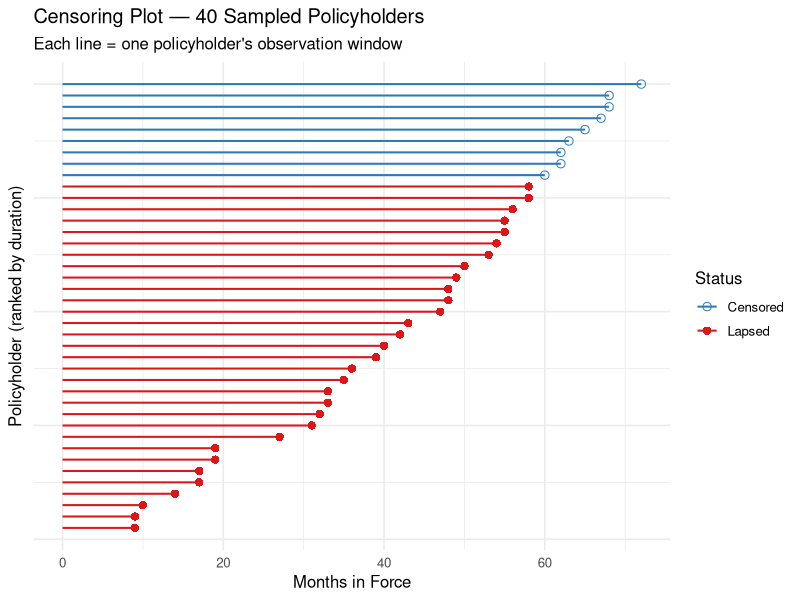
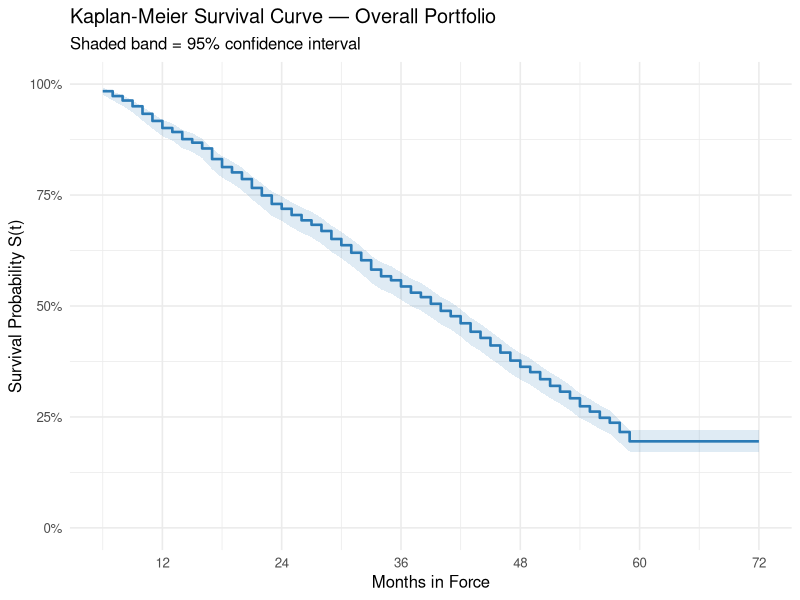
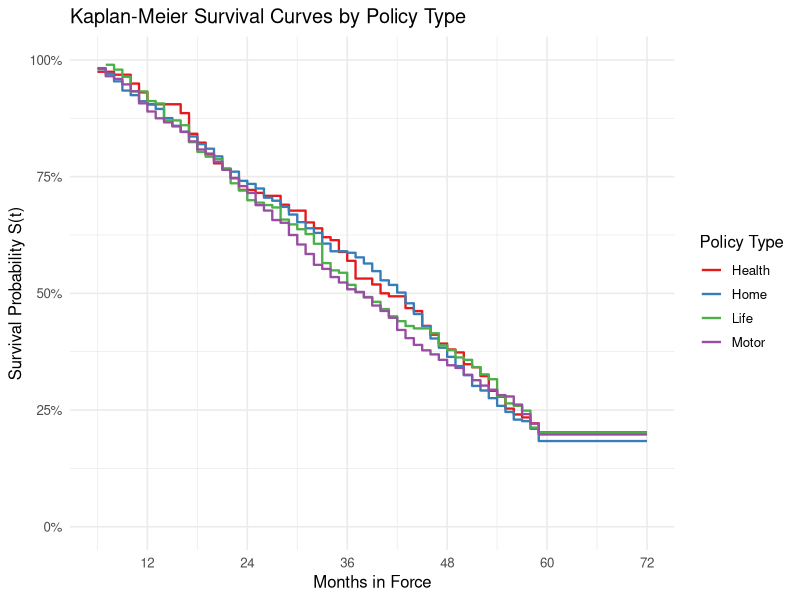

Reproduce these figures in R, in order.
## ---- chunk 1
knitr::opts_chunk$set(echo = FALSE, warning = FALSE, message = FALSE)
## ---- chunk 2
library(tidyverse)
library(survival)
library(knitr)

policyholders <- read_csv("L2_policyholders.csv") %>%
  mutate(
    # Survival time = policy duration in months
    time  = policy_duration_months,
    # Event = lapse (1 = lapsed, 0 = still active = right-censored)
    event = if_else(policy_duration_months < 60, 1, 0)
  )
## ---- chunk 3
policyholders %>%
  select(policyholder_id, policy_type, time, event) %>%
  head(10) %>%
  kable(caption = "Table 1: Survival Data Structure (first 10 rows)")
## ---- chunk 4
policyholders %>%
  mutate(Status = if_else(event == 1, "Lapsed (Event)", "Active (Censored)")) %>%
  count(Status) %>%
  mutate(`%` = paste0(round(n / sum(n) * 100, 1), "%")) %>%
  kable(caption = "Table 2: Event vs Censored Count")
## ---- chunk 5
set.seed(42)

sample_ids <- policyholders %>%
  slice_sample(n = 40) %>%
  arrange(time) %>%
  mutate(rank = row_number())

ggplot(sample_ids) +
  geom_segment(aes(x = 0, xend = time,
                   y = rank, yend = rank,
                   color = factor(event)),
               linewidth = 0.7) +
  geom_point(aes(x = time, y = rank,
                 color  = factor(event),
                 shape  = factor(event)),
             size = 2.5) +
  scale_color_manual(values = c("0" = "#2c7bb6", "1" = "#d7191c"),
                     labels = c("0" = "Censored", "1" = "Lapsed")) +
  scale_shape_manual(values = c("0" = 1, "1" = 16),
                     labels = c("0" = "Censored", "1" = "Lapsed")) +
  labs(title  = "Censoring Plot — 40 Sampled Policyholders",
       subtitle = "Each line = one policyholder's observation window",
       x = "Months in Force", y = "Policyholder (ranked by duration)",
       color = "Status", shape = "Status") +
  theme_minimal(base_size = 12) +
  theme(axis.text.y = element_blank(),
        axis.ticks.y = element_blank())
## ---- chunk 6
surv_obj <- Surv(time  = policyholders$time,
                 event = policyholders$event)

# Preview first 20 entries
surv_obj[1:20]
## ---- chunk 7
fit <- survfit(Surv(time, event) ~ 1, data = policyholders)
summary(fit, times = c(12, 24, 36, 48, 60))
## ---- chunk 8
plot_data <- tibble(
  time     = fit$time,
  surv     = fit$surv,
  lower    = fit$lower,
  upper    = fit$upper
)

ggplot(plot_data, aes(x = time, y = surv)) +
  geom_step(color = "#2c7bb6", linewidth = 0.9) +
  geom_ribbon(aes(ymin = lower, ymax = upper),
              alpha = 0.15, fill = "#2c7bb6") +
  scale_y_continuous(limits = c(0, 1),
                     labels = scales::percent_format()) +
  scale_x_continuous(breaks = seq(0, 72, 12)) +
  labs(title    = "Kaplan-Meier Survival Curve — Overall Portfolio",
       subtitle = "Shaded band = 95% confidence interval",
       x = "Months in Force", y = "Survival Probability S(t)") +
  theme_minimal(base_size = 12)
## ---- chunk 9
fit_type <- survfit(Surv(time, event) ~ policy_type,
                    data = policyholders)
## ---- chunk 10
# Extract plot data for all strata
strata_names <- names(fit_type$strata)

plot_type <- tibble(
  time   = fit_type$time,
  surv   = fit_type$surv,
  strata = rep(strata_names,
               times = fit_type$strata)
) %>%
  mutate(strata = str_remove(strata, "policy_type="))

ggplot(plot_type, aes(x = time, y = surv, color = strata)) +
  geom_step(linewidth = 0.8) +
  scale_color_brewer(palette = "Set1") +
  scale_y_continuous(limits = c(0, 1),
                     labels = scales::percent_format()) +
  scale_x_continuous(breaks = seq(0, 72, 12)) +
  labs(title  = "Kaplan-Meier Survival Curves by Policy Type",
       x = "Months in Force", y = "Survival Probability S(t)",
       color = "Policy Type") +
  theme_minimal(base_size = 12)
## ---- chunk 11
times_of_interest <- c(12, 24, 36, 48)

map_dfr(times_of_interest, function(t) {
  summary(fit_type, times = t)$strata %>%
    tibble(policy_type = .,
           surv = summary(fit_type, times = t)$surv) %>%
    mutate(months = t,
           policy_type = str_remove(policy_type, "policy_type="),
           surv = paste0(round(surv * 100, 1), "%"))
}) %>%
  pivot_wider(names_from = months,
              values_from = surv,
              names_prefix = "Month ") %>%
  kable(caption = "Table 3: Survival Rate by Policy Type at Key Durations")
